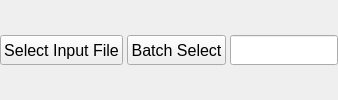
                                   <widget class="QWidget" name="inputFileContainer" native="true">
                                    <layout class="QHBoxLayout" name="horizontalLayout_4">
                                     <property name="spacing">
                                      <number>4</number>
                                     </property>
                                     <property name="leftMargin">
                                      <number>0</number>
                                     </property>
                                     <property name="topMargin">
                                      <number>0</number>
                                     </property>
                                     <property name="rightMargin">
                                      <number>0</number>
                                     </property>
                                     <property name="bottomMargin">
                                      <number>0</number>
                                     </property>
                                     <item>
                                      <widget class="QPushButton" name="inputFileSelectButton">
                                       <property name="minimumSize">
                                        <size>
                                         <width>0</width>
                                         <height>30</height>
                                        </size>
                                       </property>
                                       <property name="maximumSize">
                                        <size>
                                         <width>16777215</width>
                                         <height>30</height>
                                        </size>
                                       </property>
                                       <property name="font">
                                        <font>
                                         <pointsize>12</pointsize>
                                        </font>
                                       </property>
                                       <property name="styleSheet">
                                        <string notr="true"/>
                                       </property>
                                       <property name="text">
                                        <string>Select Input File</string>
                                       </property>
                                      </widget>
                                     </item>
                                     <item>
                                      <widget class="QPushButton" name="batchSelectButton">
                                       <property name="minimumSize">
                                        <size>
                                         <width>0</width>
                                         <height>30</height>
                                        </size>
                                       </property>
                                       <property name="maximumSize">
                                        <size>
                                         <width>16777215</width>
                                         <height>30</height>
                                        </size>
                                       </property>
                                       <property name="font">
                                        <font>
                                         <pointsize>12</pointsize>
                                        </font>
                                       </property>
                                       <property name="styleSheet">
                                        <string notr="true"/>
                                       </property>
                                       <property name="text">
                                        <string>Batch Select</string>
                                       </property>
                                      </widget>
                                     </item>
                                     <item>
                                      <widget class="QLineEdit" name="inputFileText">
                                       <property name="sizePolicy">
                                        <sizepolicy hsizetype="MinimumExpanding" vsizetype="Fixed">
                                         <horstretch>0</horstretch>
                                         <verstretch>0</verstretch>
                                        </sizepolicy>
                                       </property>
                                       <property name="minimumSize">
                                        <size>
                                         <width>0</width>
                                         <height>30</height>
                                        </size>
                                       </property>
                                       <property name="maximumSize">
                                        <size>
                                         <width>230</width>
                                         <height>30</height>
                                        </size>
                                       </property>
                                       <property name="readOnly">
                                        <bool>false</bool>
                                       </property>
                                      </widget>
                                     </item>
                                    </layout>
                                   </widget>
